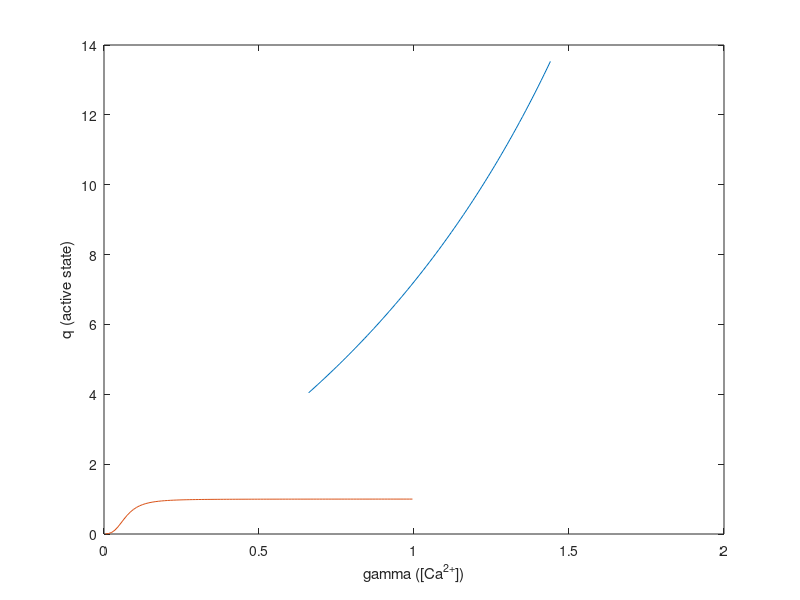

Here is the MATLAB script that generated this plot:
m=11.3;c = 1.37e-4;n=5.27e4;
k = 2.9;

lce = 0.66:0.01:1.44;

rho = c*n*lce.*(k-1)./(k-lce)
plot(lce,rho)
xlabel('lce-norm');
ylabel('rho');
%%
rhos = [4;14];
rho = rhos(2);
q0 = 0.005;
gamma = 0.005:0.01:1;
exphat=3;
q = (q0+(rho*gamma).^exphat)./(1+(rho*gamma).^exphat);
hold on;plot(gamma,q);xlabel('gamma ([Ca^{2+}])');ylabel('q (active state)');
